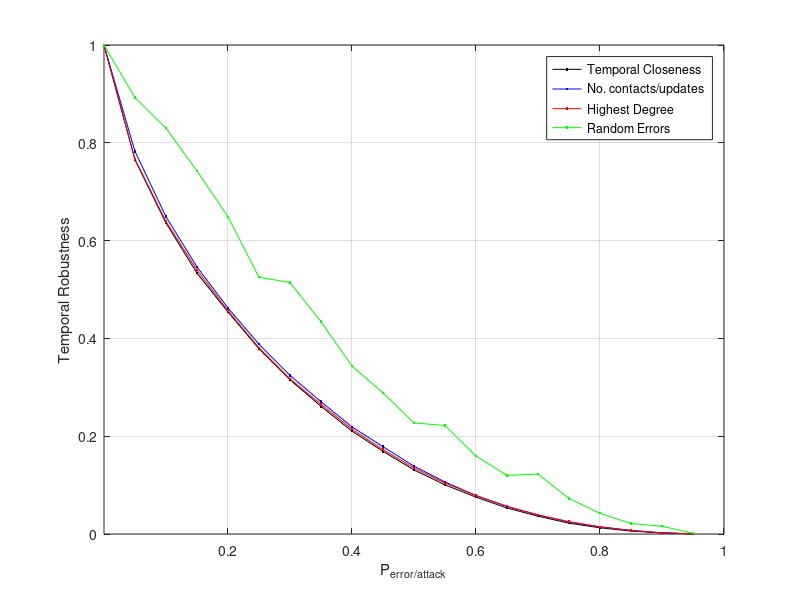

Source code (MATLAB):
%  read labels and x-y data
load ContactUpdatesRobustness.txt;     %  read data into the my_xy matrix
Prob = ContactUpdatesRobustness(:,2);     %  copy first column of my_xy into x
Err2 = ContactUpdatesRobustness(:,3);     %  and second column into y

load HighestDegreeTemporalRobustness.txt;     %  read data into the my_xy matrix
Err3 = HighestDegreeTemporalRobustness(:,3);     %  and second column into y

load ClosenessTemporalRibustness.txt;     %  read data into the my_xy matrix
Err1 = ClosenessTemporalRibustness(:,3);     %  and second column into y

load infocom2006_day2345_trace_RandomErrors.dat;     %  read data into the my_xy matrix
Err4 = infocom2006_day2345_trace_RandomErrors(:,3);     %  and second column into y

plot(Prob,Err1,'k.-',Prob,Err2,'b.-',Prob,Err3,'r.-',Prob,Err4,'g.-');

xlabel('P_{error/attack}');           % add axis labels and plot title
ylabel('Temporal Robustness');
axis([0.000075 1.000 0.0 1.000],[0.000075 1.000 0.0 1.000]);
%set(gca,'XGrid','on','YGrid','on');
%set(gca,'gridlinestyle','--')
grid on;
legend('Temporal Closeness','No. contacts/updates','Highest Degree','Random Errors');

%title('Mean monthly precipitation at Portland International Airport');
%plot(Prob,EffSim,'bx-',Prob,EffTheor,'ro-');     %  plot precip vs. month with circles